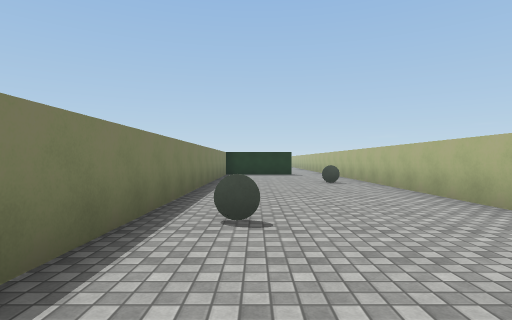
[1] (above)

16 first-person views from a walk through a Unity game level. The camera is 1.3 m above the floor, looks level and sees 80° across. The floor is counted in squares, 2 m on a side. Each view is taken from the middle of a square. On the plan, view 1 faces up. The plan holds only what a view shows up to about 10 squares ahead; the rest is blank. The place goes on beyond the plan. The player is left out. Surface patterns are stand-ins for the level's own textures.

[2]
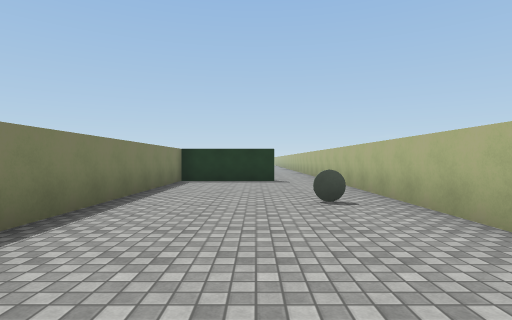

[3]
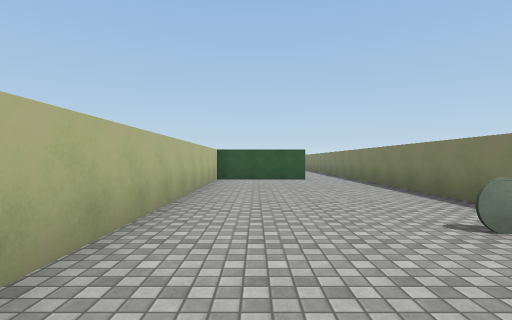

[4]
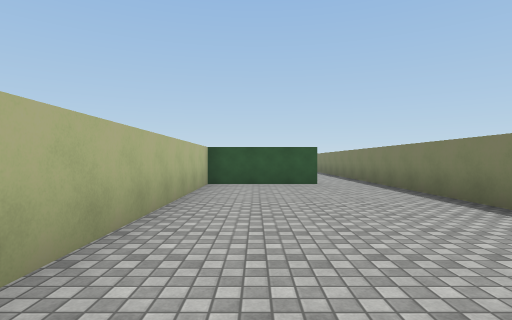

[5]
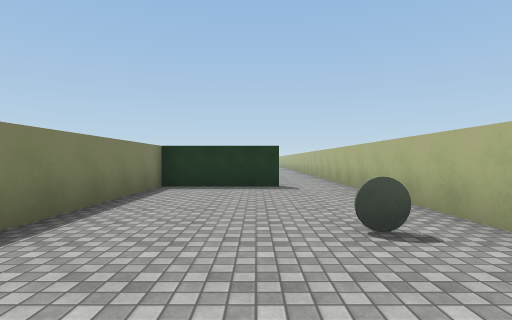

[6]
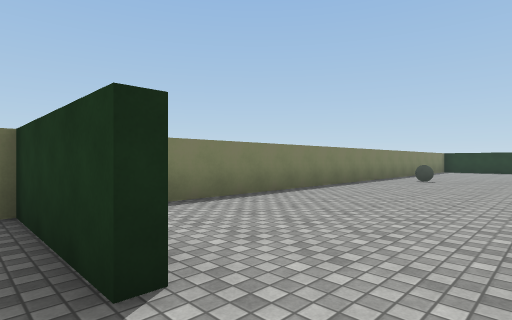

[7]
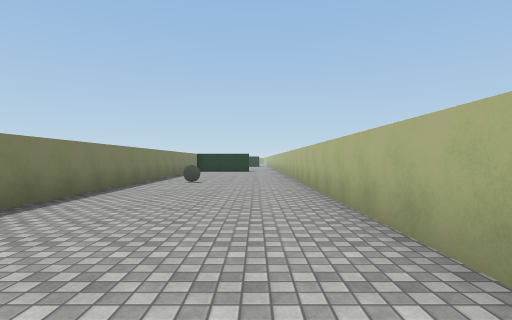

[8]
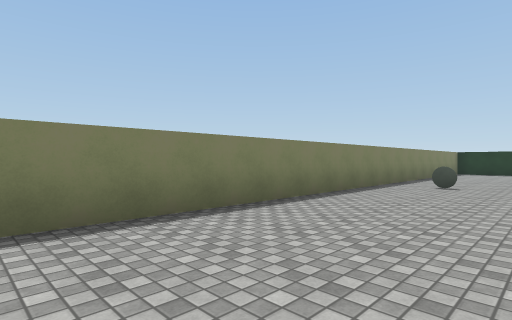

[9]
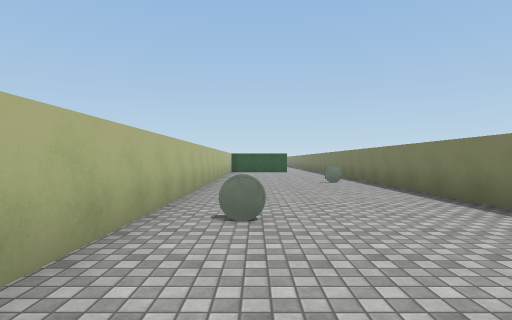

[10]
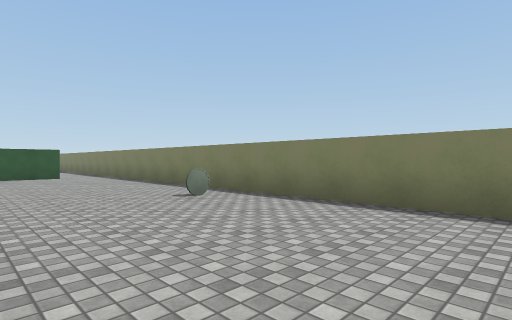

[11]
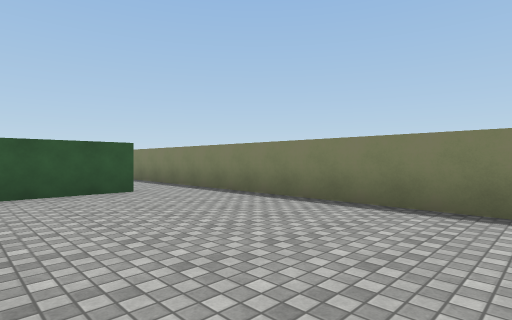

[12]
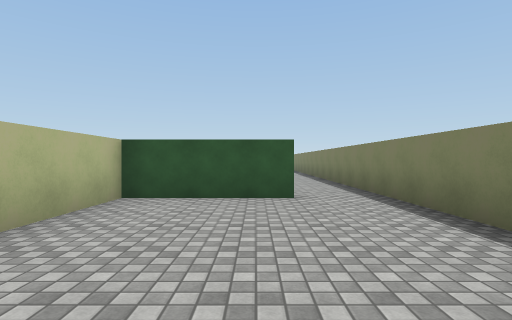

[13]
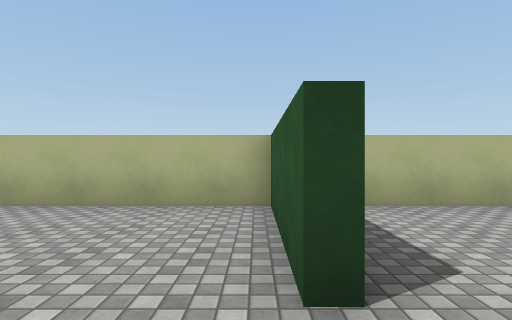

[14]
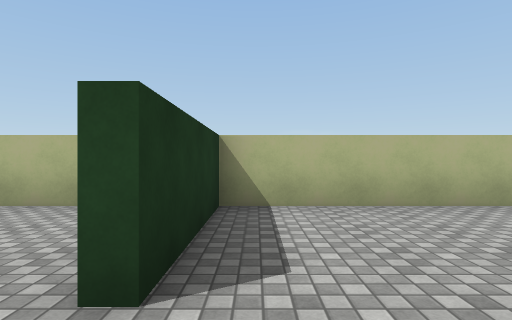

[15]
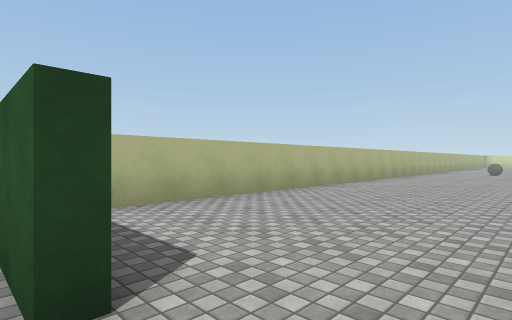

[16]
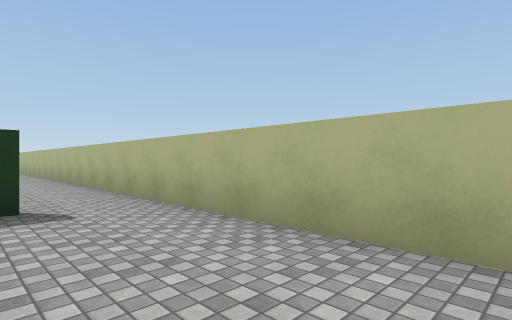

### Floor plan
Points are (right, up) in squares from view 1. A wall is a line through its corners. A room is listed if a view was taken in it or the views show most of it. See-through windows are left out.
Room 1 (views 1, 2, 3, 4, 5, 6, 7, 9, 10, 11, 12, 16)
walls: (1.6, 13.5) (-1.3, 13.5) (-1.3, -3.5); (0.2, -4.2) (3.3, -4.2) (3.3, 14.5)
ways out: opening at (2.5, 14) to room 2; opening at (-0.5, -4) to room 3
objects: coin (0, 3); coin (2, 9)
Room 2 (view 8)
walls: (-1.3, 20.5) (-1.3, 15.2); (3.3, 14.5) (3.3, 20.5)
ways out: opening at (2.5, 14) to room 1
Room 3 (views 13, 14, 15)
walls: (-1.3, -3.5) (-1.3, -8.5); (3.3, -8.5) (3.3, -4.5) (0.2, -4.5)
ways out: opening at (-0.5, -4) to room 1

Where each view was taken, in squares from view 1:
view 1: 0 up, 0 right, facing up
view 2: 4 up, 1 right, facing up
view 3: 6 up, 2 right, facing down
view 4: 4 up, 2 right, facing down
view 5: 6 up, 1 right, facing up
view 6: 13 up, 3 right, facing up-left
view 7: 14 up, 2 right, facing up
view 8: 15 up, 2 right, facing up-left
view 9: 12 up, 2 right, facing down
view 10: 8 up, 3 right, facing down-left
view 11: 2 up, 3 right, facing down-left
view 12: 1 up, 1 right, facing down
view 13: 4 down, 1 left, facing right
view 14: 5 down, 1 left, facing right
view 15: 4 down, 1 left, facing down-right
view 16: 9 up, 1 right, facing up-right
